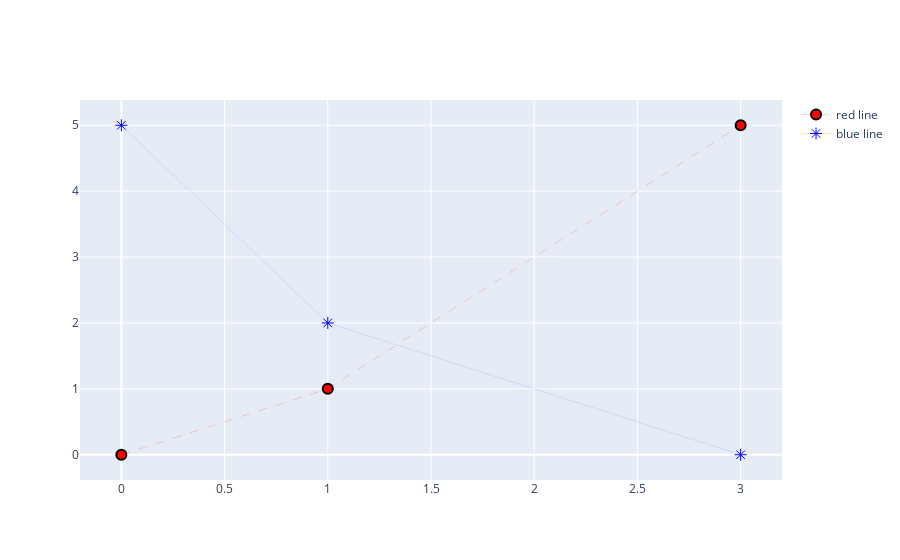

Notebook code for this chart:
### Code cell
data = [go.Scatter(x=[0, 1, 3], y=[0, 1, 5],
                   line=dict(color='red', dash='dash', width=0.2),
                   marker=dict(symbol=0, size=10, line=dict(width=2, color='black')),
                   name='red line'
                  ), # line 1
        go.Scatter(x=[0, 1, 3], y=[5, 2, 0],
                   line=dict(color='blue', dash='solid', width=0.1),
                   marker=dict(symbol="asterisk", size=10, line=dict(width=1, color='blue')),
                   name='blue line'
                  ) # line 2
       ]
pltly.iplot(data)

### Figure 1 — Plotly figure (JSON) as saved in the notebook; plotly's stock layout.template omitted (floating-point values rounded to 4 significant figures)
{"data": [{"line": {"color": "red", "dash": "dash", "width": 0.2}, "marker": {"line": {"color": "black", "width": 2}, "size": 10, "symbol": 0}, "name": "red line", "type": "scatter", "x": [0, 1, 3], "y": [0, 1, 5]}, {"line": {"color": "blue", "dash": "solid", "width": 0.1}, "marker": {"line": {"color": "blue", "width": 1}, "size": 10, "symbol": "asterisk"}, "name": "blue line", "type": "scatter", "x": [0, 1, 3], "y": [5, 2, 0]}], "layout": {}}
